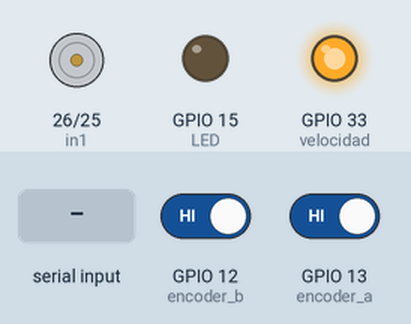
Bench run of a program on a simulated ESP32. Parts: motor-driver pin pairs drawn as motors (green arrow = first pin HIGH = forward, orange = second pin HIGH = backward, longer = more drive), output pins drawn as LEDs (lit = HIGH). The inputs (shaded band) are chosen by the test bench; at power-on: GPIO 12 (encoder_b) HIGH, GPIO 13 (encoder_a) HIGH. What the program prints to the serial monitor is not drawn.

Above: at 1.2 s.
1.3 s: "u" received over Serial
At 1.7 s:
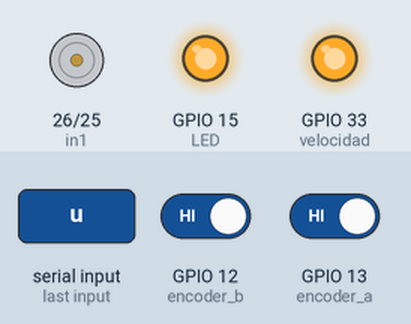
3.3 s: "vacio" received over Serial
At 4.6 s:
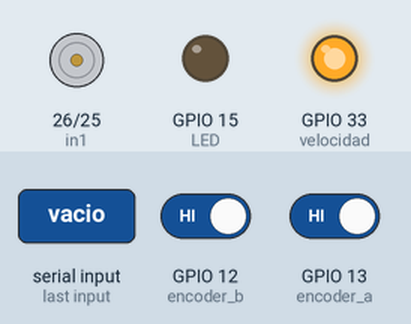
4.8 s: "i" received over Serial
At 5.2 s:
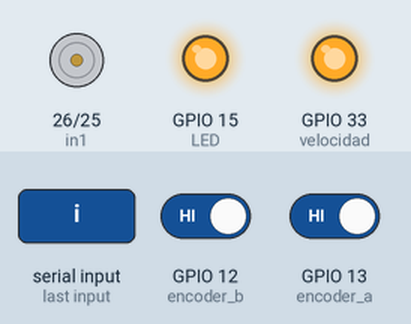
6.3 s: "begin" received over Serial
At 7.8 s:
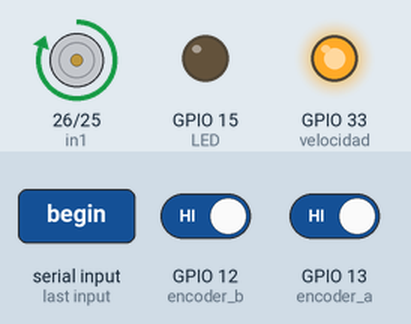
Timing chart, 0 to 9.3 s (numbered marks = the images above; inputs shaded):
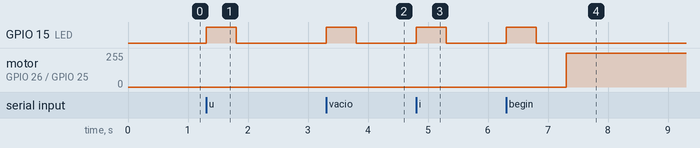

The program:

main.cpp
```cpp
#include <Arduino.h>

const int LED = 15;
const int push_button = 23;

String brazo_1, brazo_2, brazo_3, flag;

///////////////////////////////////////NUEVA PARTE////////////////////////////////////////////////
#define encoder_a 13 // Green - pin 2 - Digital
#define encoder_b 12 // White - pin 3 - Digital
long encoder = 0;    // Contador de pasos del encoder

#define in2 25       // Pin que controla el sentido de giro motor
#define in1 26       // Pin que controla el sentido de giro motor
#define velocidad 33 // Pin que controla la velocidad de giro motor
int M1 = LOW;        // Estado de la terminal 1 del motor
int M2 = LOW;        // Estado de la terminal 2 del motor

// Filtros brazo 1
const int filtro_u = 360, filtro_g = 720;
float error_brazo1 = 0; // no se usa
int brazo1_goal;
// Filtros brazo 2
const int filtro_r = 360;
float error_brazo2 = 0; // no se usa
int brazo2_goal;
// Filtros Brazo 3
const int filtro_i = 360, filtro_z = 720;
float error_brazo3 = 0;
int brazo3_goal;
// Sin filtro
int vacio = 1080;

///////////////////////////////////////NUEVA PARTE////////////////////////////////////////////////

void blink_led()
{
  digitalWrite(LED, HIGH); // turn the LED on (HIGH is the voltage level)
  delay(500);              // wait for a second
  digitalWrite(LED, LOW);  // turn the LED off by making the voltage LOW
  delay(500);
}

/*
String set_to_position() {
  for(int i; i<=99; i++) {

  }
  return 'algoooooooooooooo';
}
*/

///////////////////////////////////////NUEVA PARTE////////////////////////////////////////////////

void encoderPinChangeA()
{
  encoder += digitalRead(encoder_a) == digitalRead(encoder_b) ? -1 : 1;
}

void encoderPinChangeB()
{
  encoder += digitalRead(encoder_a) != digitalRead(encoder_b) ? -1 : 1;
}
///////////////////////////////////////NUEVA PARTE////////////////////////////////////////////////

void setup()
{
  Serial.begin(115200);
  Serial.setTimeout(.1);

  pinMode(LED, OUTPUT);
  pinMode(push_button, INPUT);

  ///////////////////////////////////////NUEVA PARTE////////////////////////////////////////////////
  pinMode(encoder_a, INPUT_PULLUP);
  pinMode(encoder_b, INPUT_PULLUP);

  attachInterrupt(encoder_a, encoderPinChangeA, CHANGE);
  attachInterrupt(encoder_b, encoderPinChangeB, CHANGE);

  pinMode(in1, OUTPUT); // Configura los pines como salida
  pinMode(in2, OUTPUT);
  pinMode(velocidad, OUTPUT);
  digitalWrite(in1, LOW);
  digitalWrite(in2, LOW);
  analogWrite(velocidad, 255); // Velocidad del motor
  ///////////////////////////////////////NUEVA PARTE////////////////////////////////////////////////
}

void loop()
{
  while (!Serial.available())
    ;
  brazo_1 = Serial.readString();
  if (brazo_1.equals("u") || brazo_1.equals("g") || brazo_1.equals("vacio"))
  {
    Serial.print(brazo_1);
    blink_led();
    if (brazo_1.equals("u"))
    {
      brazo1_goal = filtro_u;
    }
    if (brazo_1.equals("g"))
    {
      brazo1_goal = filtro_g;
    }
    if (brazo_1.equals("vacio"))
    {
      brazo1_goal = vacio;
    }

    while (!Serial.available())
      ;
    brazo_2 = Serial.readString();
    if (brazo_2.equals("r") || brazo_2.equals("vacio"))
    {
      Serial.print(brazo_2);
      blink_led();
      if (brazo_2.equals("r"))
      {
        brazo2_goal = filtro_r;
      }
      if (brazo_2.equals("vacio"))
      {
        brazo2_goal = vacio;
      }

      while (!Serial.available())
        ;
      brazo_3 = Serial.readString();
      if (brazo_3.equals("i") || brazo_3.equals("z") || brazo_3.equals("vacio"))
      {
        Serial.print(brazo_3);
        blink_led();
        if (brazo_3.equals("i"))
        {
          brazo3_goal = filtro_i;
        }
        if (brazo_3.equals("z"))
        {
          brazo3_goal = filtro_z;
        }
        if (brazo_3.equals("vacio"))
        {
          brazo3_goal = vacio;
        }

        while (!Serial.available())
          ;
        flag = Serial.readString();
        ////////////////////////////aqui adentro va el proceso de alineacion//////////////////////
        while (flag == "begin")
        {
          blink_led();
          ///////////////////////////////////////NUEVA PARTE////////////////////////////////////////////////
          while ((360 * encoder) / 2400 <= brazo1_goal)
          {
            // set_to_position();
            // Serial.println("Posicion: " + String((360*encoder)/2400) + " grados");
            digitalWrite(in1, HIGH);
            digitalWrite(in2, LOW);
          }
          digitalWrite(in1, LOW);
          digitalWrite(in2, LOW);
          // Serial.println("Posicion: " + String((360*encoder)/2400) + " grados");
          flag = "done";
          encoder = 0;
          Serial.print(flag);
          ///////////////////////////////////////NUEVA PARTE////////////////////////////////////////////////
        }
      }
    }
  }
}
```

Measured:
- after the input at 1.3 s, GPIO 15 (LED): LOW → HIGH at once, → LOW 0.50 s later
- after the input at 3.3 s, GPIO 15 (LED): LOW → HIGH at once, → LOW 0.50 s later
- after the input at 4.8 s, GPIO 15 (LED): LOW → HIGH at once, → LOW 0.50 s later
- after the input at 6.3 s, GPIO 15 (LED): LOW → HIGH at once, → LOW 0.50 s later; motor on GPIO 26 (in1) / GPIO 25 (in2): stopped → forward 255/255 after 1.0 s
